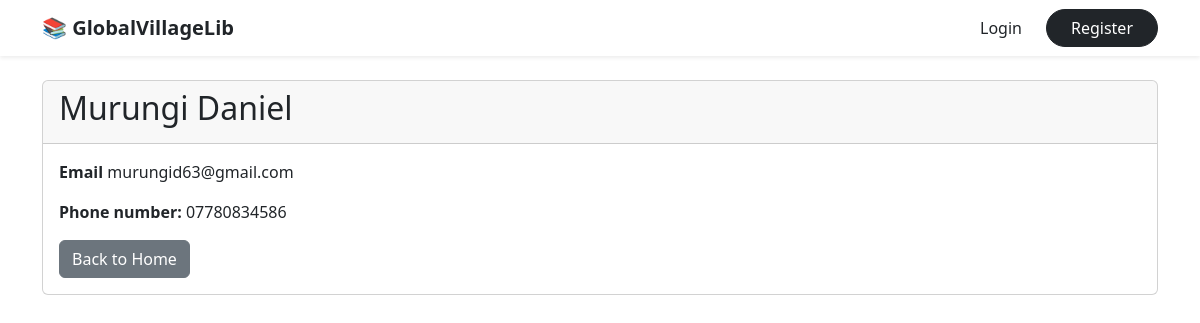
Screenshot of /books/member/3/ with the database file from the repository.
### books/models.py (models this page shows, shortened)
class Member(models.Model):
    first_name = models.CharField(max_length=64)
    last_name = models.CharField(max_length=64)
    email = models.EmailField(unique=True)
    phone = models.CharField(max_length=20, blank=True, null=True)

### books/views.py (the view)
# urls.py: path("member/<int:pk>/", views.member_details, name="member_details"),
def member_details(request, pk):
    member = get_object_or_404(Member, pk=pk)
    return render(request, "books/member_details.html", {"member": member})

### books/templates/books/member_details.html
{% extends 'users/base.html' %}
{% block content %}
<div class="card">
    <div class="card-header">
        <h2>{{ member.first_name }} {{ member.last_name}}</h2>
    </div>
    <div class="card-body">
        <p><strong>Email</strong> {{ member.email }}</p>
        <p><strong>Phone number:</strong> {{ member.phone }}</p>
        <div class="mt-3">
            <a href="{% url 'list_members' %}" class="btn btn-secondary">Back to Home</a>
        </div>
    </div>
</div>
</div>
{% endblock %}

### rows the page displays
Member: first_name "Murungi", last_name "Daniel", email "murungid63@gmail.com", phone "07780834586"
